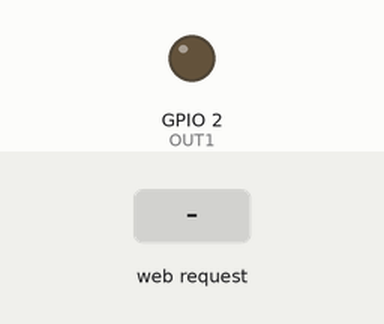
This sketch was run on a simulated ESP8266 (NodeMCU). Parts: output pins drawn as LEDs (lit = HIGH). Inputs (shaded band) come from the test bench. WiFi joins after 1.5 s; servers stay silent unless stated; what the sketch prints to the serial monitor is not drawn.

Above: at 2.7 s.
2.8 s: HTTP request GET /ioon received
At 3.2 s:
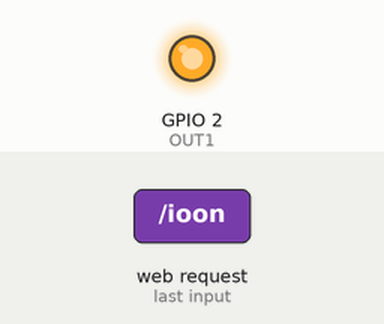
4.3 s: HTTP request GET /iooff received
At 5.5 s:
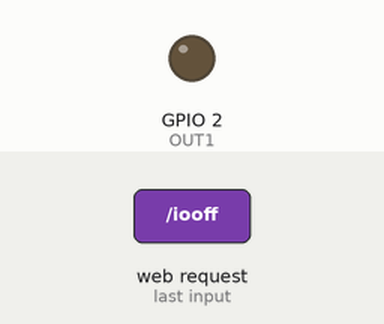
Timing chart, 0 to 7.3 s (numbered marks = the images above; inputs shaded):
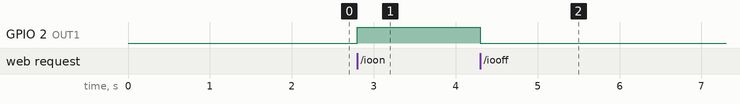

The sketch:

EX04-WEBSERVER_IO.ino
```cpp
/*
 * Workshop - Controle dispositivos remotamente com ESP8266
 * Por: Fábio Souza
 *
 * Exemplo 4 - webserver IO
 * Aciona I/O através do browser
 */

#include <ESP8266WiFi.h>


#define OUT1 2

boolean statusOUT1 = LOW;

//configurações da rede
const char* ssid = "ssid";
const char* senha = "senha";

WiFiServer server(80);  //instncia o server na porta 80

void setup() {
  Serial.begin(115200);  //configura comunicação serial
  delay(10);

  //configura pino de saída
  pinMode(OUT1, OUTPUT);
  digitalWrite(OUT1, LOW);

// mensagem de debug serial
  Serial.print("Conectando para a rede  ");
  Serial.println(ssid);

// Iniciando a conexão WiFi
  WiFi.begin(ssid, senha);

// aguarda a conexão WIFI
  while (WiFi.status() != WL_CONNECTED) {
    delay(500);
    Serial.print(".");
  }

  server.begin();
  Serial.println("Servidor inicializado!");

//mesagem de conectado
  Serial.println("");
  Serial.println("WiFi conectado");
  Serial.println("Endereço IP: ");
  Serial.println(WiFi.localIP());
}

void loop() {
  // Verifica se o cliente está conectado
  WiFiClient client = server.available();
  if (!client) {
    return;
  }

  // Aguarda dados do cliente
  Serial.println("connect");
  while (!client.available()) {
    delay(1);
  }

  String req = client.readStringUntil('\r');
  Serial.println(req);
  client.flush();

  if (req.indexOf("ioon") != -1)
  {
    digitalWrite(OUT1, HIGH);
    statusOUT1 = HIGH;
  }
  else if (req.indexOf("iooff") != -1)
  {
    digitalWrite(OUT1, LOW);
    statusOUT1 = LOW;
  }

  //  Se o Servidor, conseguiu entender a chamada que fizemos acima, Retorna o Valor Lido e mostra no Navegador.
  client.println("HTTP/1.1 200 OK");
  client.println("Content-Type: text/html");
  client.println("");
  client.println("<!DOCTYPE HTML>");
  client.println("<html>");
  client.println("<h1>Workshop ESP8266</h1>");


  if(!statusOUT1)
  client.println("<p>OUT1 <a href=\"ioon\"><button>LIGAR</button></a></p>");
  else
  client.println("<p>OUT1 <a href=\"iooff\"><button>DESLIGAR</button></a></p>");


  client.println("</html>");

  delay(10);

}
```

Measured:
- after the input at 2.8 s, GPIO 2 (OUT1): LOW → HIGH at once
- after the input at 4.3 s, GPIO 2 (OUT1): HIGH → LOW at once
